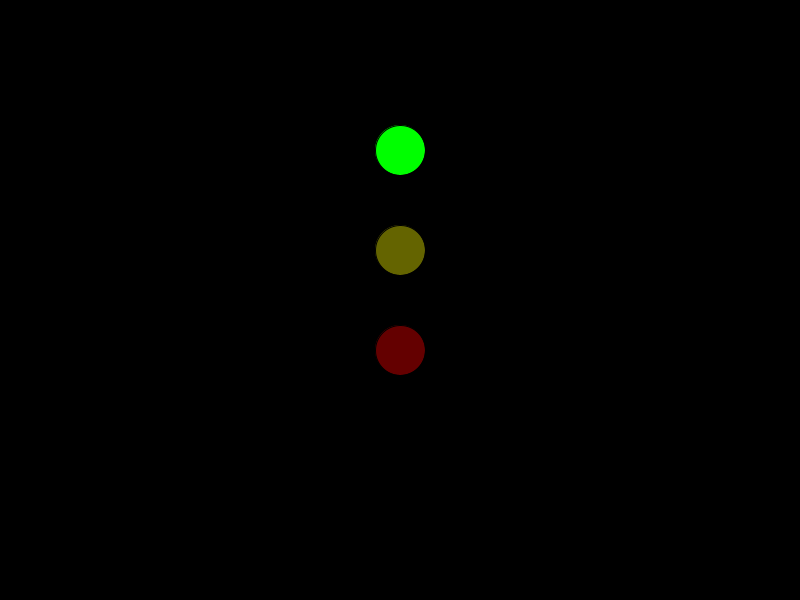
Frame 1 (no input)
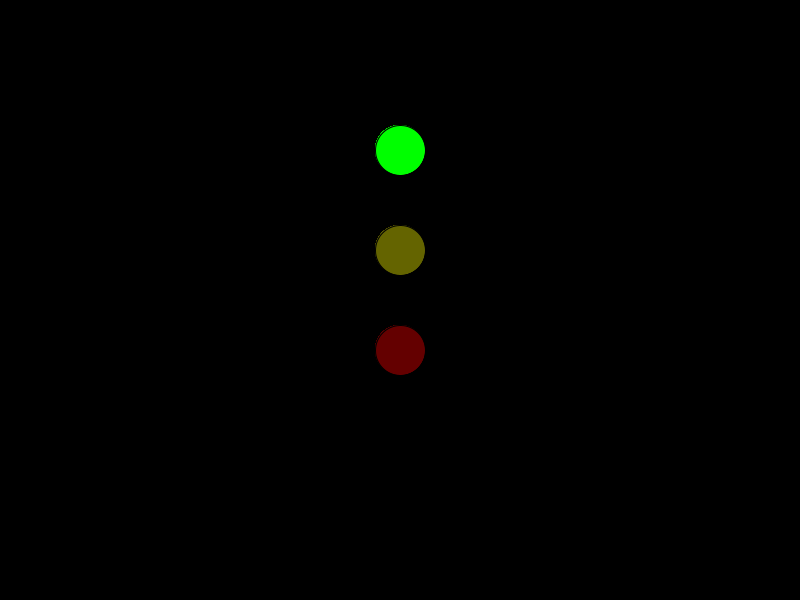
Frame 60 (the mouse pressed at the canvas centre just before this capture)
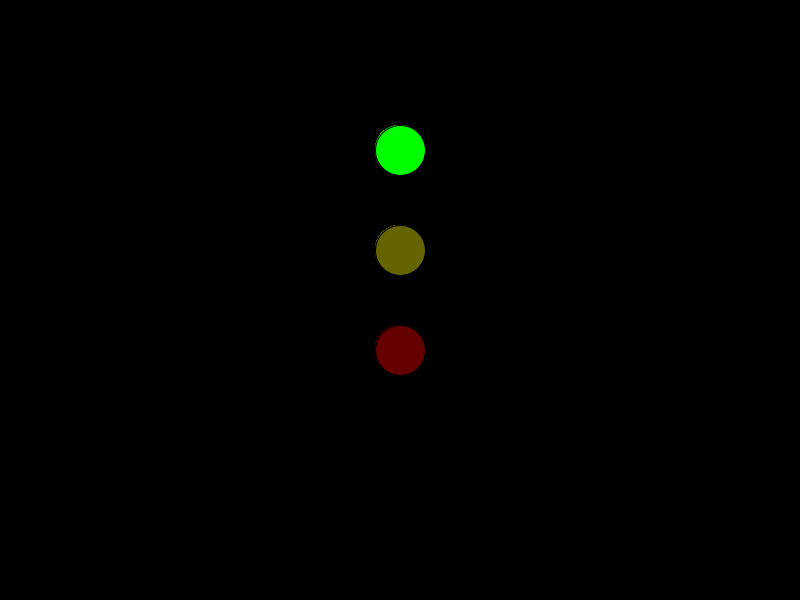
Frame 120 (the mouse held since frame 60 and released just before this capture)

The Processing sketch that drew these frames (run headless with seeded random() and noise(); from frame 60 on, the mouse is pressed at the canvas centre):

// Processing sketch: sketch_201022a
// ── sketch_201022a.pde
int j = 0;
int i = 0;

void setup() {
  size(800, 600);
  background(0);
  frameRate(30);
}

void draw() {
  i++;
  if (i > 0 && i < 150) { //<>//
    fill(0,255,0); //<>//
    ellipse(400, 150, 50,50);
  }else{ //<>//
    fill(0,100,0);
    ellipse(400, 150, 50,50);
  }    
  if ( i > 90 && i < 150) {
    if (i % 15 == 0) {
      j++;
    }
    
    if (j % 2 == 0) {
      fill (0,255,0);
      ellipse(400, 150, 50,50);
    } else {
      fill(0,100,0);
      ellipse(400, 150, 50,50);
    }
  }
  if (i > 150 && i < 300) {
      fill(255,255,0);
      ellipse(400, 250, 50,50); //<>//
  }else{
    fill(100,100,0);
    ellipse(400, 250, 50,50);
  }
  if ( i > 210 && i < 300) {
    if (i % 15 == 0) {
      j++;
    }
    
    if (j % 2 == 0) {
      fill (255,255,0);
      ellipse(400, 250, 50,50);
    } else {
      fill(100,100,0);
      ellipse(400, 250, 50,50);
    }
  }
  if (i > 300 && i < 450) {
      fill(255,0,0);
      ellipse(400, 350, 50,50);
  }else{
    fill(100,0,0);
    ellipse(400, 350, 50,50);
  }
  if ( i > 390 && i < 450) {
    if (i % 15 == 0) {
      j++;
    }
    
    if (j % 2 == 0) {
      fill (255,0,0);
      ellipse(400, 350, 50,50);
    } else {
      fill(100,0,0);
      ellipse(400, 350, 50,50);
    }
  }
  if (i == 449){
        i = 0;
      }
}
